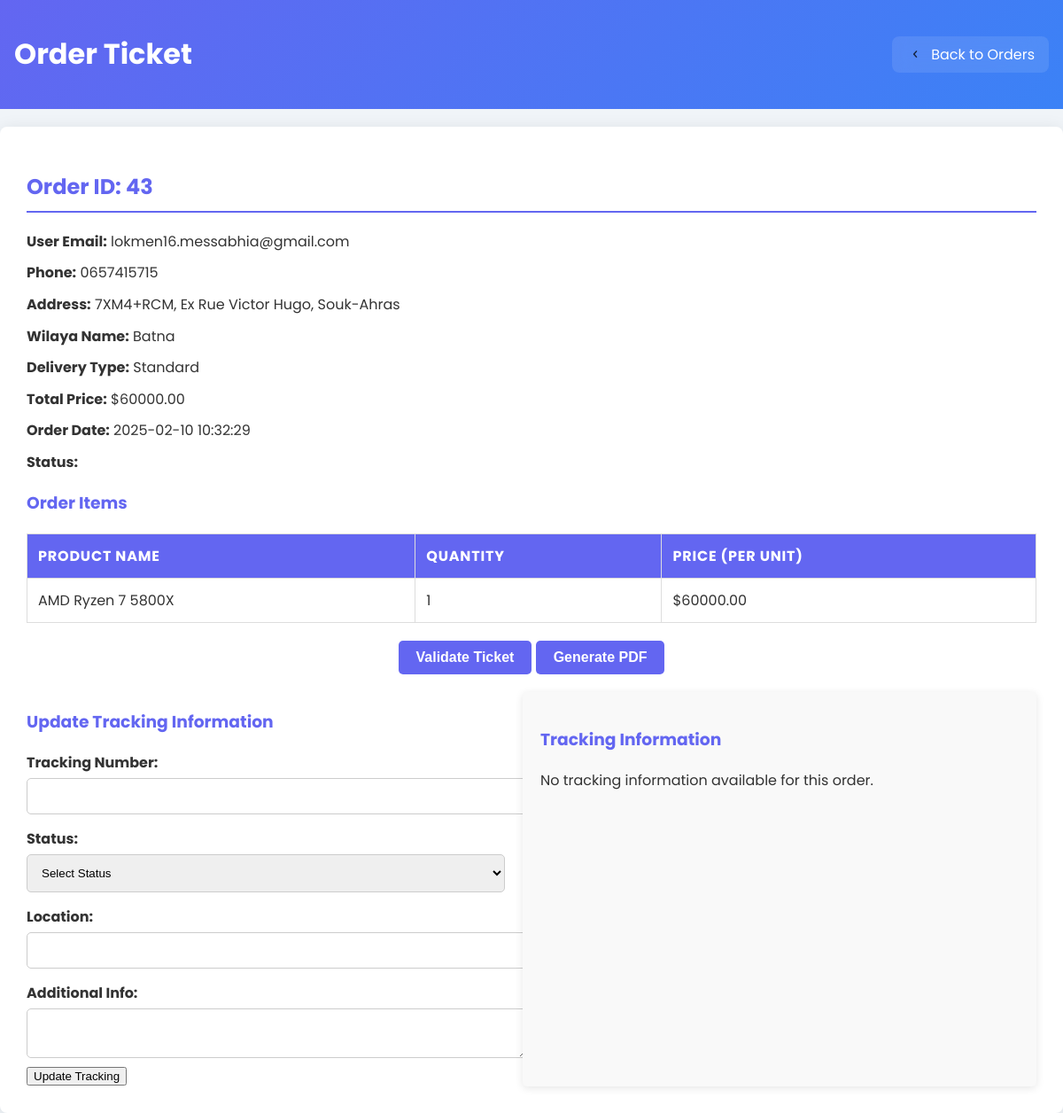
Page /ticket.php?order_id=43 (signed in) on the earlier database version.
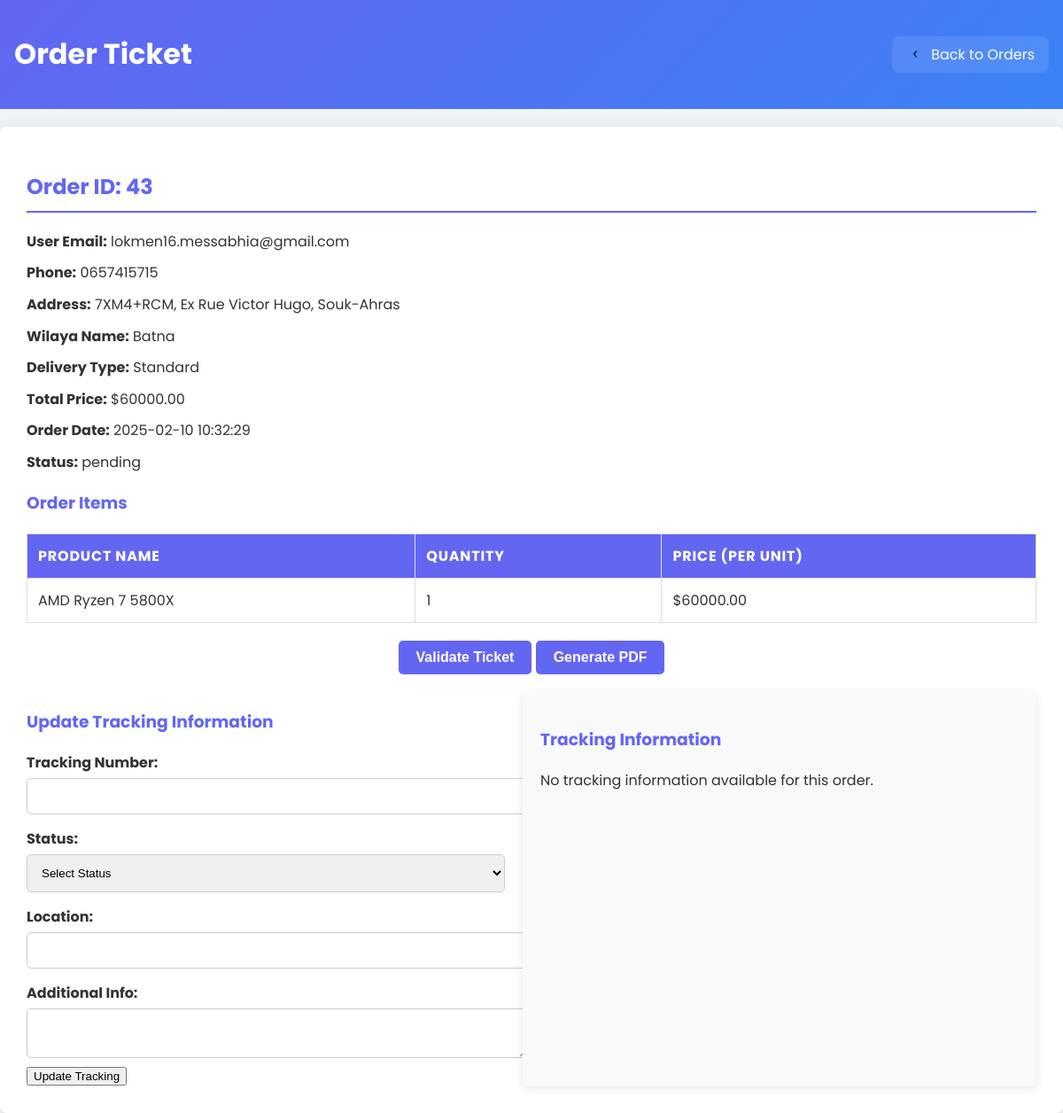
Same page on the later database version.
### tables this page shows
CREATE TABLE `orders` (
  `id` int(11) NOT NULL,
  `email` varchar(255) NOT NULL,
  `phone` varchar(20) NOT NULL,
  `address` text NOT NULL,
  `delivery_type` varchar(50) NOT NULL,
  `total_price` decimal(10,2) NOT NULL,
  `order_date` timestamp NOT NULL DEFAULT current_timestamp(),
  `status` varchar(50) NOT NULL,
  `qrtoken` varchar(255) NOT NULL,
  `user_id` int(11) NOT NULL,
  `wilaya_id` int(11) NOT NULL,
  `tracking_number` varchar(255) DEFAULT NULL
);

CREATE TABLE `users` (
  `id` int(11) NOT NULL,
  `email` varchar(255) NOT NULL,
  `phone` varchar(15) NOT NULL,
  `password` varchar(255) NOT NULL,
  `verification_token` varchar(6) DEFAULT NULL,
  `email_verified` tinyint(1) DEFAULT 0,
  `created_at` timestamp NOT NULL DEFAULT current_timestamp(),
  `profile_picture` varchar(255) DEFAULT NULL,
  `reset_token` varchar(255) DEFAULT NULL,
  `reset_token_expiry` datetime DEFAULT NULL,
  `username` varchar(255) DEFAULT NULL,
  `storage_used` bigint(20) DEFAULT 0,
  `storage_limit` bigint(20) DEFAULT 104857600
);

### ticket.php (the view, shortened to what the changed rows need)
<?php
include 'db_connect.php';
$order_id = (int)$_GET['order_id'];
$stmt = $pdo->prepare("SELECT orders.id, users.email AS user_email, orders.phone, orders.address, orders.wilaya_id, orders.delivery_type, orders.total_price, orders.order_date, orders.status, orders.tracking_number, orders.qrtoken
                       FROM orders
                       JOIN users ON orders.user_id = users.id
                       WHERE orders.id = ?");
$stmt->execute([$order_id]);
$order = $stmt->fetch(PDO::FETCH_ASSOC);
$stmt_wilaya = $pdo->prepare("SELECT name FROM wilayas WHERE id = ?");
$stmt_wilaya->execute([$order['wilaya_id']]);
$wilaya = $stmt_wilaya->fetch(PDO::FETCH_ASSOC);
$order['wilaya_name'] = $wilaya ? $wilaya['name'] : 'Unknown';
?>
<!DOCTYPE html>
<html lang="en">
<head>
</head>
<body>
    <header style="display: flex; justify-content: space-between; align-items: center; padding: 1rem;">
        <h1 style="font-size: 2rem; color: white;">Order Ticket</h1>
    </header>
    <div class="ticket-container">
        <h2>Order ID: <?php echo htmlspecialchars($order['id']); ?></h2>
        <p><strong>User Email:</strong> <?php echo htmlspecialchars($order['user_email']); ?></p>
        <p><strong>Phone:</strong> <?php echo htmlspecialchars($order['phone']); ?></p>
        <p><strong>Address:</strong> <?php echo htmlspecialchars($order['address']); ?></p>
        <p><strong>Wilaya Name:</strong> <?php echo htmlspecialchars($order['wilaya_name']); ?></p>
        <p><strong>Delivery Type:</strong> <?php echo htmlspecialchars($order['delivery_type']); ?></p>
        <p><strong>Total Price:</strong> $<?php echo htmlspecialchars($order['total_price']); ?></p>
        <p><strong>Order Date:</strong> <?php echo htmlspecialchars($order['order_date']); ?></p>
        <p><strong>Status:</strong> <?php echo htmlspecialchars($order['status']); ?></p>
        <h3>Order Items</h3>
        <table>
            <thead>
                <tr>
                    <th>Product Name</th>
                    <th>Quantity</th>
                    <th>Price (per unit)</th>
                </tr>
            </thead>
            <tbody>
            </tbody>
        </table>
        <div class="actions">
            <form method="POST">
            </form>
        </div>
        <div class="tracking-container">
    <div class="update-tracking">
    </div>
    <div class="tracking-info">
    </div>
</div>
    </div>
</body>
</html>

Differences in the rows shown:
changed orders "7XM4+RCM, Ex Rue Victor Hugo, Souk-Ahras": status (not shown) → "pending"
